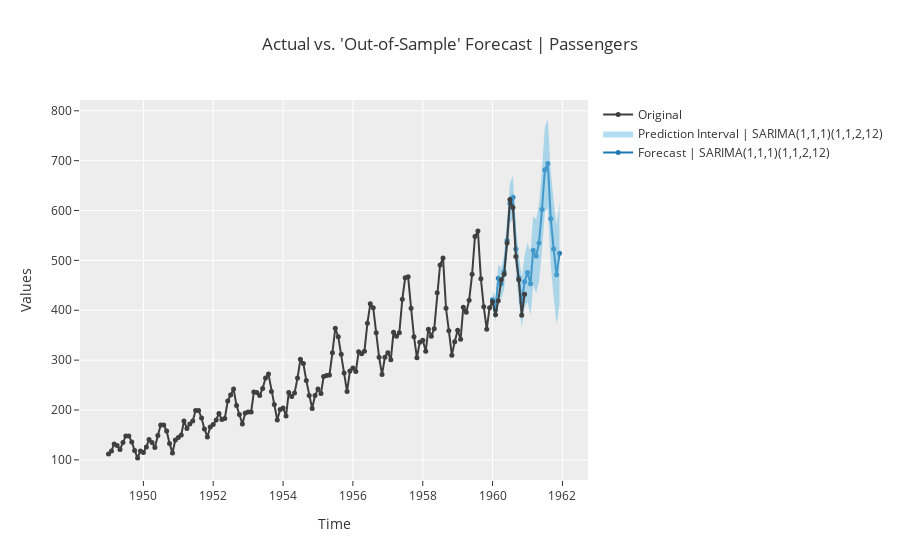

The notebook cell saved with this chart:
### Markdown cell above
---
#### Plotting models

### Code cell
exp.plot_model(sarima111112  , plot='forecast', data_kwargs={'fh':24, 'labels':['SARIMA(1,1,1)(1,1,2,12)']})
